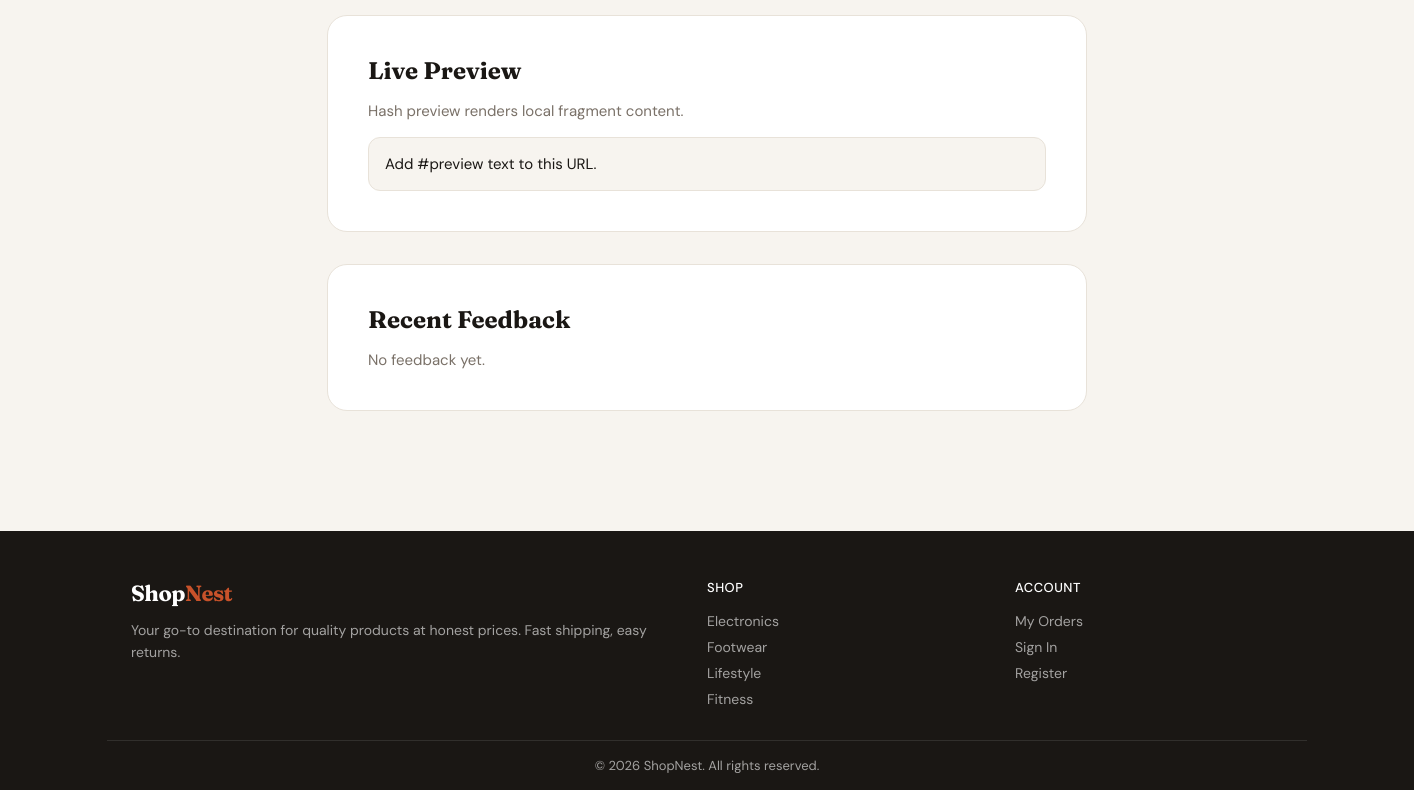
Page /feedback/index.php (signed in, lower part) on the earlier database version.
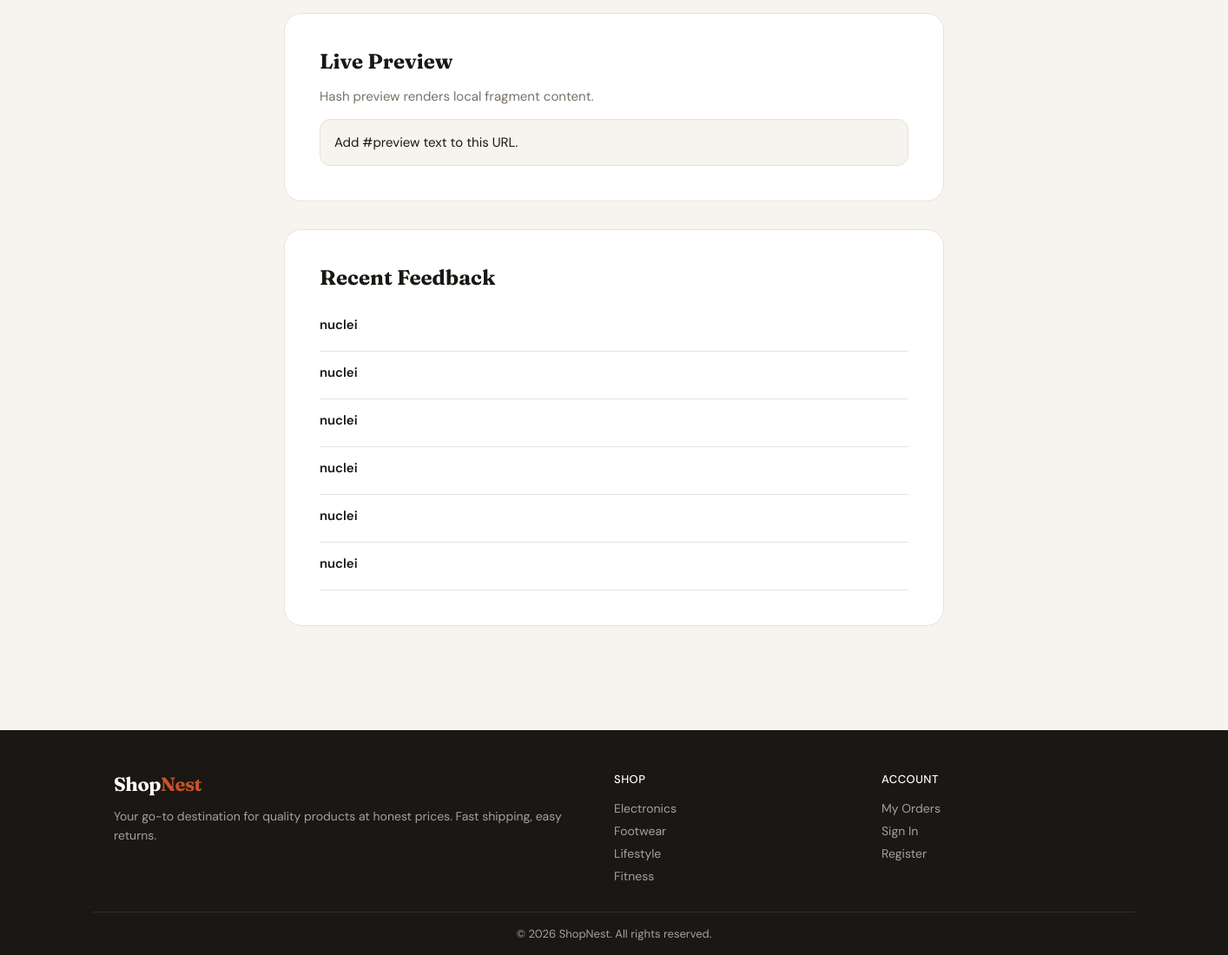
Same page on the later database version.
### tables this page shows
CREATE TABLE feedback (
        id INTEGER PRIMARY KEY AUTOINCREMENT,
        name TEXT,
        comment TEXT,
        created_at TEXT DEFAULT (datetime('now'))
    );

### feedback/index.php (the view, shortened to what this page needs)
<?php
require_once __DIR__ . '/../layout.php';
$items = [];
if (isLoggedIn()) {
    $items = $db->query('SELECT name, comment, created_at FROM feedback ORDER BY id DESC LIMIT 6')->fetchAll(PDO::FETCH_ASSOC);
}
layoutHeader('Customer Feedback');
?>
<main>
    <section class="form-card" style="max-width:760px;margin-bottom:32px;">
        <h2 style="font-family:'Fraunces',serif;font-size:24px;margin-bottom:16px;">Live Preview</h2>
        <p style="color:var(--muted);margin-bottom:16px;">Hash preview renders local fragment content.</p>
        <div id="hash-preview" style="background:var(--bg);border:1px solid var(--border);border-radius:12px;padding:16px;min-height:54px;"></div>
    </section>
    <section class="form-card" style="max-width:760px;">
        <h2 style="font-family:'Fraunces',serif;font-size:24px;margin-bottom:16px;">Recent Feedback</h2>
        <?php if (!isLoggedIn()): ?>
        <p style="color:var(--muted);">Feedback is visible to signed-in users only.</p>
        <?php elseif (empty($items)): ?>
        <p style="color:var(--muted);">No feedback yet.</p>
        <?php else: ?>
            <?php foreach ($items as $item): ?>
            <div style="border-bottom:1px solid var(--border);padding:14px 0;">
                <div style="font-weight:600;margin-bottom:6px;"><?= htmlspecialchars($item['name']) ?></div>
            </div>
            <?php endforeach; ?>
        <?php endif; ?>
    </section>
</main>
<?php layoutFooter(); ?>

### layout.php (shortened to what this page needs)
<?php
function isLoggedIn() {
    return isset($_SESSION['user_id']);
}
function layoutHeader($title = 'ShopNest') {
?>
<!DOCTYPE html>
<html lang="en">
<head>
</head>
<body>
<?php } ?>
<?php
function layoutFooter() {
?>
<footer>
    <div class="footer-inner">
        <div class="footer-brand">
            <div class="nav-logo">Shop<span style="color:#C8522A">Nest</span></div>
            <p>Your go-to destination for quality products at honest prices. Fast shipping, easy returns.</p>
        </div>
        <div class="footer-col">
            <h4>Shop</h4>
            <a href="/products?category=Electronics">Electronics</a>
            <a href="/products?category=Footwear">Footwear</a>
            <a href="/products?category=Lifestyle">Lifestyle</a>
            <a href="/products?category=Fitness">Fitness</a>
        </div>
        <div class="footer-col">
            <h4>Account</h4>
            <a href="/account">My Orders</a>
            <a href="/login">Sign In</a>
            <a href="/register">Register</a>
        </div>
    </div>
    <div class="footer-bottom">
        © <?= date('Y') ?> ShopNest. All rights reserved.
    </div>
</footer>
</body>
</html>
<?php } ?>

### layout.php (style rules this page uses)
*, *::before, *::after { box-sizing: border-box; margin: 0; padding: 0; }
:root { --bg: #F7F4EF; --surface: #FFFFFF; --border: #E8E2D9; --text: #1A1714; --muted: #7A7168; --accent: #C8522A; --accent-hover: #A8421F; --accent-light: #F5EDE8; --success: #2D6A4F; --tag-bg: #EEE9E2; }
body { font-family: 'DM Sans', sans-serif; background: var(--bg); color: var(--text); min-height: 100vh; font-size: 15px; }
a { color: inherit; text-decoration: none; }
.nav-logo { font-family: 'Fraunces', serif; font-size: 22px; font-weight: 700; color: var(--text); letter-spacing: -0.5px; }
.nav-logo span { color: var(--accent); }
main { max-width: 1200px; margin: 0 auto; padding: 40px 24px; }
.form-card { background: var(--surface); border: 1px solid var(--border); border-radius: 20px; padding: 40px; max-width: 480px; margin: 0 auto; }
footer { background: var(--text); color: rgba(255,255,255,.6); margin-top: 80px; }
.footer-inner { max-width: 1200px; margin: 0 auto; padding: 48px 24px 24px; display: grid; grid-template-columns: 2fr 1fr 1fr; gap: 40px; }
.footer-brand .nav-logo { color: #fff; margin-bottom: 12px; }
.footer-brand p { font-size: 14px; line-height: 1.6; }
.footer-col h4 { color: #fff; font-size: 13px; font-weight: 500; margin-bottom: 16px; letter-spacing: .5px; text-transform: uppercase; }
.footer-col a { display: block; font-size: 14px; margin-bottom: 8px; transition: color .15s; }
.footer-bottom { border-top: 1px solid rgba(255,255,255,.1); padding: 16px 24px; text-align: center; max-width: 1200px; margin: 0 auto; font-size: 13px; }

Differences in the rows shown:
added feedback: name "nuclei"
added feedback: name "nuclei"
added feedback: name "nuclei"
added feedback: name "nuclei"
added feedback: name "nuclei"
added feedback: name "nuclei"
Other differences:
text no longer shown: "No feedback yet."
